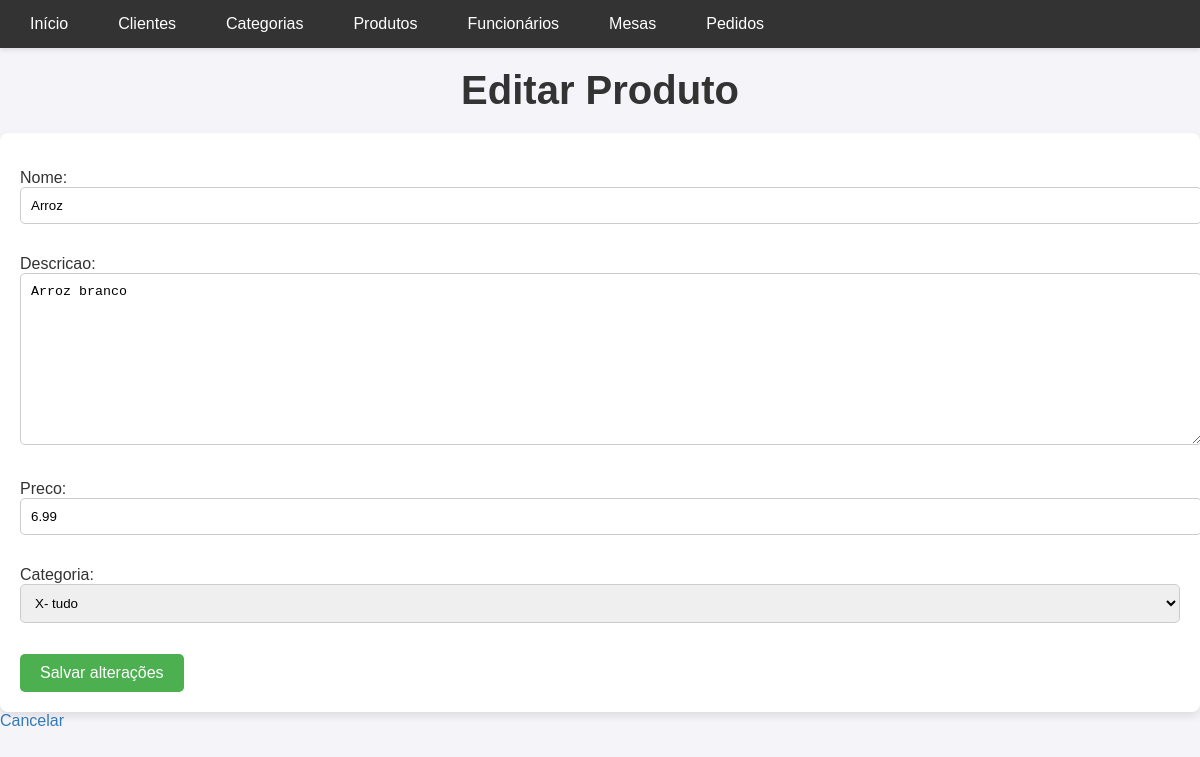
Screenshot of /produto/edit/2/ with the database file from the repository.
### gerenciamento/models.py (models this page shows, shortened)
class Produto(models.Model):
    nome = models.CharField(max_length=100)
    descricao = models.TextField()
    preco = models.DecimalField(max_digits=10, decimal_places=2)
    categoria = models.ForeignKey(Categoria, on_delete=models.CASCADE)

class Categoria(models.Model):
    nome = models.CharField(max_length=50)
    descricao = models.TextField(blank=True, null=True)
    def __str__(self):
        return self.nome

### gerenciamento/views.py (the view)
# urls.py: path('produto/edit/<int:pk>/', views.editar_produto, name='editar_produto'),
def editar_produto(request, pk):
    produto = get_object_or_404(Produto, pk=pk)
    if request.method == 'POST':
        form = ProdutoForm(request.POST, instance=produto)
        if form.is_valid():
            form.save()
            return redirect('listar_produtos')
    else:
        form = ProdutoForm(instance=produto)
    return render(request, 'gerenciamento/produto/edit.html', {'form': form})

### gerenciamento/forms.py
class ProdutoForm(forms.ModelForm):
    class Meta:
        model = Produto
        fields = '__all__'

### gerenciamento/templates/gerenciamento/produto/edit.html (shortened to what this page needs)
{% extends 'gerenciamento/base.html' %}
{% block content %}
<h1>Editar Produto</h1>
<form method="post">
    {{ form.as_p }}
    <button type="submit">Salvar alterações</button>
</form>
<a href="{% url 'listar_produtos' %}">Cancelar</a>
{% endblock %}

### static/gerenciamento/style.css (style rules this page uses)
body { font-family: 'Arial', sans-serif; margin: 0; padding: 0; background-color: #f4f4f9; color: #333; }
h1 { font-size: 2.5em; text-align: center; color: #333; margin: 20px 0; }
a { color: #337ab7; text-decoration: none; transition: color 0.3s ease; }
button { background-color: #4CAF50; color: white; padding: 10px 20px; border: none; border-radius: 5px; cursor: pointer; font-size: 16px; transition: background-color 0.3s ease; }
form { background-color: #fff; padding: 20px; box-shadow: 0 4px 8px rgba(0, 0, 0, 0.1); border-radius: 8px; }
form input, form select, form textarea { width: 100%; padding: 10px; margin-bottom: 15px; border: 1px solid #ccc; border-radius: 5px; }

### rows the page displays
Produto: nome "Arroz", descricao "Arroz branco", preco "6.99", categoria "X- tudo"
